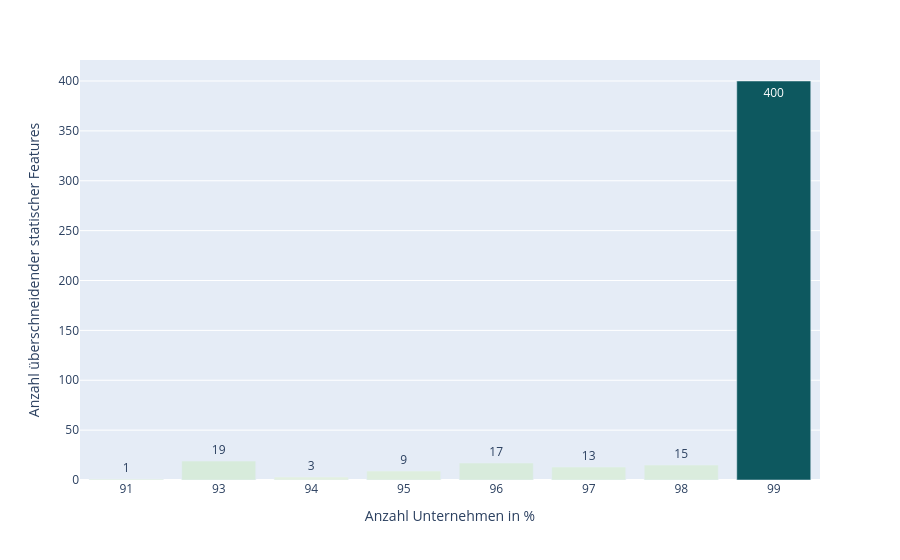

This figure's notebook cell:
### Code cell
fig = px.bar(
    grouped,
    x="companyCountIn%",
    y="sameFeatureCount",
    color="sameFeatureCount",
    color_continuous_scale="mint",
    text_auto=True,
    labels={
        "sameFeatureCount": "Anzahl überschneidender statischer Features",
        "companyCountIn%": "Anzahl Unternehmen in %"
    },
)
fig.update_traces(cliponaxis=False)
fig.update_coloraxes(showscale=False)
fig.write_image(FIGURE_SAME_FEATURES_DETAILED, format="svg")
fig.show()

### Figure 1 — Plotly figure (JSON) as saved in the notebook; plotly's stock layout.template omitted (floating-point values rounded to 4 significant figures)
{"data": [{"hovertemplate": "Anzahl Unternehmen in %=%{x}<br>Anzahl überschneidender statischer Features=%{marker.color}<extra></extra>", "legendgroup": "", "marker": {"color": [1, 19, 3, 9, 17, 13, 15, 400], "coloraxis": "coloraxis", "pattern": {"shape": ""}}, "name": "", "orientation": "v", "showlegend": false, "textposition": "auto", "texttemplate": "%{y}", "x": ["91", "93", "94", "95", "96", "97", "98", "99"], "xaxis": "x", "y": [1, 19, 3, 9, 17, 13, 15, 400], "yaxis": "y", "type": "bar", "cliponaxis": false}], "layout": {"xaxis": {"anchor": "y", "domain": [0.0, 1.0], "title": {"text": "Anzahl Unternehmen in %"}}, "yaxis": {"anchor": "x", "domain": [0.0, 1.0], "title": {"text": "Anzahl überschneidender statischer Features"}}, "coloraxis": {"colorbar": {"title": {"text": "Anzahl überschneidender statischer Features"}}, "colorscale": [[0.0, "rgb(228, 241, 225)"], [0.1667, "rgb(180, 217, 204)"], [0.3333, "rgb(137, 192, 182)"], [0.5, "rgb(99, 166, 160)"], [0.6667, "rgb(68, 140, 138)"], [0.8333, "rgb(40, 114, 116)"], [1.0, "rgb(13, 88, 95)"]], "showscale": false}, "legend": {"tracegroupgap": 0}, "margin": {"t": 60}, "barmode": "relative"}}
